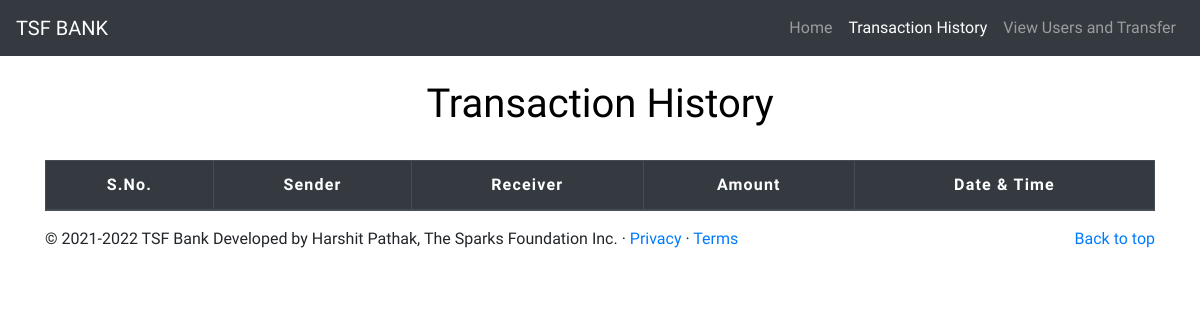
/transactionhistory.php, run on an earlier commit of the app's database.
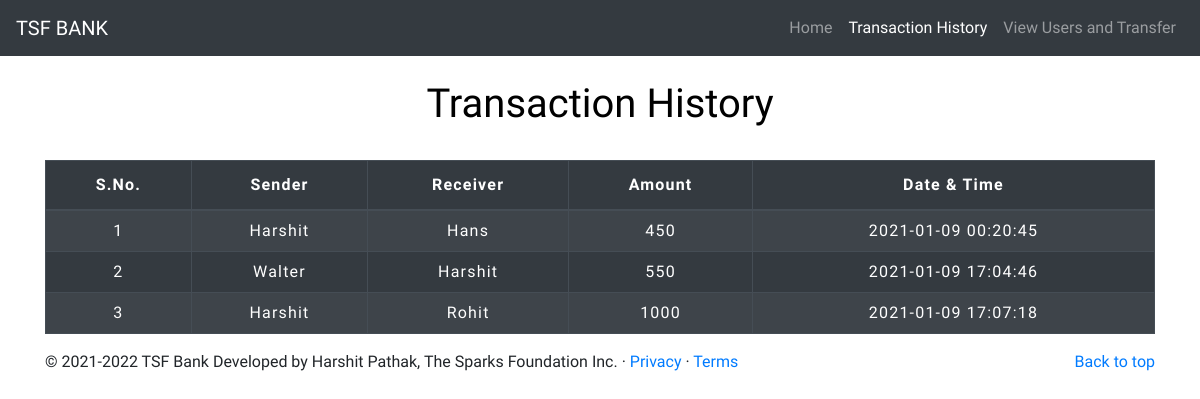
And on a later commit of the database.
### tables this page shows
CREATE TABLE IF NOT EXISTS `transaction` (
  `sno` int(3) NOT NULL AUTO_INCREMENT,
  `sender` text NOT NULL,
  `receiver` text NOT NULL,
  `balance` int(8) NOT NULL,
  `datetime` datetime NOT NULL DEFAULT CURRENT_TIMESTAMP,
  PRIMARY KEY (`sno`)
);

### transactionhistory.php (the view, shortened to what this page needs)
<!DOCTYPE html>
<html lang="en">
<head>
    <link rel="stylesheet" href="https://stackpath.bootstrapcdn.com/bootstrap/4.5.2/css/bootstrap.min.css">
    <link rel="stylesheet" type="text/css" href="css/table.css">
</head>
<body style="background-color : white;">
<nav class="navbar navbar-expand-lg navbar-dark bg-dark">
<a class="navbar-brand" href="index1.php">TSF BANK</a>
<div class="collapse navbar-collapse justify-content-end" id="navbarSupportedContent">
    <ul class="navbar-nav">
    <li class="nav-item">
        <a class="nav-link" href="index.php">Home</a>
    </li>
    <li class="nav-item">
        <a class="nav-link active" href="transactionhistory.php">Transaction History</a>
    </li>
    <li class="nav-item">
        <a class="nav-link" href="transfermoney.php">View Users and Transfer</a>
    </li>
    </ul>
</div>
</nav>
	<div class="container">
        <h2 class="text-center pt-4" style="color : black;">Transaction History</h2>
       <br>
       <div class="table-responsive-sm">
    <table class="table table-hover table-dark table-striped table-bordered">
        <thead style="color : white;">
            <tr>
                <th class="text-center">S.No.</th>
                <th class="text-center">Sender</th>
                <th class="text-center">Receiver</th>
                <th class="text-center">Amount</th>
                <th class="text-center">Date & Time</th>
            </tr>
        </thead>
        <tbody>
        <?php
            include 'config.php';
            $sql ="select * from transaction";
            $query =mysqli_query($conn, $sql);
            while($rows = mysqli_fetch_assoc($query))
            {
        ?>
            <tr style="color : white;">
            <td class="py-2"><?php echo $rows['sno']; ?></td>
            <td class="py-2"><?php echo $rows['sender']; ?></td>
            <td class="py-2"><?php echo $rows['receiver']; ?></td>
            <td class="py-2"><?php echo $rows['balance']; ?> </td>
            <td class="py-2"><?php echo $rows['datetime']; ?> </td>
        <?php
            }
        ?>
        </tbody>
    </table>
    </div>
</div>
<footer class="container">
        <p class="float-right"><a href="#">Back to top</a></p>
        <p>© 2021-2022 TSF Bank Developed by Harshit Pathak, The Sparks Foundation Inc. · <a href="#">Privacy</a> · <a href="#">Terms</a></p>
      </footer>
  </body>
</html>

### css/table.css (style rules this page uses)
* { padding: 0; margin: 0; box-sizing: border-box; font-family: Nunito Sans ; }
h2 { font-size: 40px; }
table { letter-spacing: 1.2px; }
td { text-align: center; }

What changed in the data, as far as the page shows it:
added transaction: sno "1", sender "Harshit", receiver "Hans", balance "450", datetime "2021-01-09 00:20:45"
added transaction: sno "2", sender "Walter", receiver "Harshit", balance "550", datetime "2021-01-09 17:04:46"
added transaction: sno "3", sender "Harshit", receiver "Rohit", balance "1000", datetime "2021-01-09 17:07:18"
